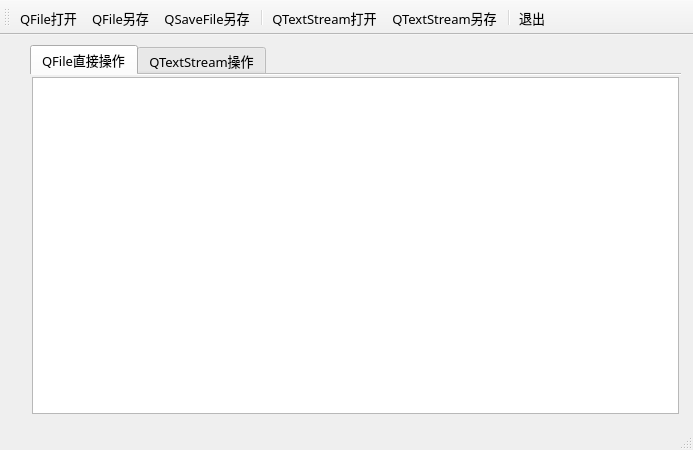
<?xml version="1.0" encoding="UTF-8"?>
<ui version="4.0">
 <class>MainWindow</class>
 <widget class="QMainWindow" name="MainWindow">
  <property name="geometry">
   <rect>
    <x>0</x>
    <y>0</y>
    <width>693</width>
    <height>450</height>
   </rect>
  </property>
  <property name="font">
   <font>
    <family>宋体</family>
    <pointsize>10</pointsize>
   </font>
  </property>
  <property name="windowTitle">
   <string>文本文件读写</string>
  </property>
  <widget class="QWidget" name="centralWidget">
   <widget class="QTabWidget" name="tabWidget">
    <property name="geometry">
     <rect>
      <x>30</x>
      <y>10</y>
      <width>651</width>
      <height>371</height>
     </rect>
    </property>
    <property name="currentIndex">
     <number>0</number>
    </property>
    <property name="documentMode">
     <bool>true</bool>
    </property>
    <widget class="QWidget" name="tab">
     <attribute name="icon">
      <iconset resource="res.qrc">
       <normaloff>:/images/images/29.bmp</normaloff>:/images/images/29.bmp</iconset>
     </attribute>
     <attribute name="title">
      <string>QFile直接操作</string>
     </attribute>
     <layout class="QVBoxLayout" name="verticalLayout">
      <property name="spacing">
       <number>2</number>
      </property>
      <property name="leftMargin">
       <number>2</number>
      </property>
      <property name="topMargin">
       <number>2</number>
      </property>
      <property name="rightMargin">
       <number>2</number>
      </property>
      <property name="bottomMargin">
       <number>2</number>
      </property>
      <item>
       <widget class="QPlainTextEdit" name="textEditDevice">
        <property name="font">
         <font>
          <family>宋体</family>
          <pointsize>11</pointsize>
         </font>
        </property>
       </widget>
      </item>
     </layout>
    </widget>
    <widget class="QWidget" name="tab_2">
     <attribute name="icon">
      <iconset resource="res.qrc">
       <normaloff>:/images/images/133.bmp</normaloff>:/images/images/133.bmp</iconset>
     </attribute>
     <attribute name="title">
      <string>QTextStream操作</string>
     </attribute>
     <layout class="QVBoxLayout" name="verticalLayout_2">
      <property name="spacing">
       <number>2</number>
      </property>
      <property name="leftMargin">
       <number>2</number>
      </property>
      <property name="topMargin">
       <number>2</number>
      </property>
      <property name="rightMargin">
       <number>2</number>
      </property>
      <property name="bottomMargin">
       <number>2</number>
      </property>
      <item>
       <widget class="QPlainTextEdit" name="textEditStream">
        <property name="palette">
         <palette>
          <active>
           <colorrole role="WindowText">
            <brush brushstyle="SolidPattern">
             <color alpha="255">
              <red>0</red>
              <green>0</green>
              <blue>0</blue>
             </color>
            </brush>
           </colorrole>
           <colorrole role="Text">
            <brush brushstyle="SolidPattern">
             <color alpha="255">
              <red>0</red>
              <green>0</green>
              <blue>255</blue>
             </color>
            </brush>
           </colorrole>
           <colorrole role="PlaceholderText">
            <brush brushstyle="NoBrush">
             <color alpha="128">
              <red>0</red>
              <green>0</green>
              <blue>255</blue>
             </color>
            </brush>
           </colorrole>
          </active>
          <inactive>
           <colorrole role="WindowText">
            <brush brushstyle="SolidPattern">
             <color alpha="255">
              <red>0</red>
              <green>0</green>
              <blue>0</blue>
             </color>
            </brush>
           </colorrole>
           <colorrole role="Text">
            <brush brushstyle="SolidPattern">
             <color alpha="255">
              <red>0</red>
              <green>0</green>
              <blue>255</blue>
             </color>
            </brush>
           </colorrole>
           <colorrole role="PlaceholderText">
            <brush brushstyle="NoBrush">
             <color alpha="128">
              <red>0</red>
              <green>0</green>
              <blue>255</blue>
             </color>
            </brush>
           </colorrole>
          </inactive>
          <disabled>
           <colorrole role="WindowText">
            <brush brushstyle="SolidPattern">
             <color alpha="255">
              <red>120</red>
              <green>120</green>
              <blue>120</blue>
             </color>
            </brush>
           </colorrole>
           <colorrole role="Text">
            <brush brushstyle="SolidPattern">
             <color alpha="255">
              <red>120</red>
              <green>120</green>
              <blue>120</blue>
             </color>
            </brush>
           </colorrole>
           <colorrole role="PlaceholderText">
            <brush brushstyle="NoBrush">
             <color alpha="128">
              <red>0</red>
              <green>0</green>
              <blue>255</blue>
             </color>
            </brush>
           </colorrole>
          </disabled>
         </palette>
        </property>
        <property name="font">
         <font>
          <family>宋体</family>
          <pointsize>11</pointsize>
         </font>
        </property>
       </widget>
      </item>
     </layout>
    </widget>
   </widget>
  </widget>
  <widget class="QToolBar" name="mainToolBar">
   <property name="toolButtonStyle">
    <enum>Qt::ToolButtonStyle::ToolButtonTextUnderIcon</enum>
   </property>
   <attribute name="toolBarArea">
    <enum>TopToolBarArea</enum>
   </attribute>
   <attribute name="toolBarBreak">
    <bool>false</bool>
   </attribute>
   <addaction name="actOpen_IODevice"/>
   <addaction name="actSave_IODevice"/>
   <addaction name="actSave_TextSafe"/>
   <addaction name="separator"/>
   <addaction name="actOpen_TextStream"/>
   <addaction name="actSave_TextStream"/>
   <addaction name="separator"/>
   <addaction name="actQuit"/>
  </widget>
  <widget class="QStatusBar" name="statusBar"/>
  <action name="actOpen_IODevice">
   <property name="icon">
    <iconset resource="res.qrc">
     <normaloff>:/images/images/804.bmp</normaloff>:/images/images/804.bmp</iconset>
   </property>
   <property name="text">
    <string>QFile打开</string>
   </property>
   <property name="toolTip">
    <string>用QFile打开文本文件</string>
   </property>
   <property name="statusTip">
    <string>用QFile打开文本文件</string>
   </property>
  </action>
  <action name="actOpen_TextStream">
   <property name="icon">
    <iconset resource="res.qrc">
     <normaloff>:/images/images/122.bmp</normaloff>:/images/images/122.bmp</iconset>
   </property>
   <property name="text">
    <string>QTextStream打开</string>
   </property>
   <property name="toolTip">
    <string>用QTextStream打开文本文件</string>
   </property>
   <property name="statusTip">
    <string>用QTextStream打开文本文件</string>
   </property>
  </action>
  <action name="actQuit">
   <property name="icon">
    <iconset resource="res.qrc">
     <normaloff>:/images/images/132.bmp</normaloff>:/images/images/132.bmp</iconset>
   </property>
   <property name="text">
    <string>退出</string>
   </property>
   <property name="toolTip">
    <string>退出</string>
   </property>
  </action>
  <action name="actSave_IODevice">
   <property name="icon">
    <iconset resource="res.qrc">
     <normaloff>:/images/images/104.bmp</normaloff>:/images/images/104.bmp</iconset>
   </property>
   <property name="text">
    <string>QFile另存</string>
   </property>
   <property name="toolTip">
    <string>用QFile直接另存文件</string>
   </property>
   <property name="statusTip">
    <string>用QFile直接另存文件</string>
   </property>
  </action>
  <action name="actSave_TextStream">
   <property name="icon">
    <iconset resource="res.qrc">
     <normaloff>:/images/images/floppy.bmp</normaloff>:/images/images/floppy.bmp</iconset>
   </property>
   <property name="text">
    <string>QTextStream另存</string>
   </property>
   <property name="toolTip">
    <string>用QTextStream另存文件</string>
   </property>
   <property name="statusTip">
    <string>用QTextStream另存文件</string>
   </property>
  </action>
  <action name="actSave_TextSafe">
   <property name="icon">
    <iconset resource="res.qrc">
     <normaloff>:/images/images/066.GIF</normaloff>:/images/images/066.GIF</iconset>
   </property>
   <property name="text">
    <string>QSaveFile另存</string>
   </property>
   <property name="toolTip">
    <string>用QSaveFile另存文件</string>
   </property>
   <property name="statusTip">
    <string>用QSaveFile另存文件</string>
   </property>
  </action>
 </widget>
 <layoutdefault spacing="6" margin="11"/>
 <resources>
  <include location="res.qrc"/>
 </resources>
 <connections>
  <connection>
   <sender>actQuit</sender>
   <signal>triggered()</signal>
   <receiver>MainWindow</receiver>
   <slot>close()</slot>
   <hints>
    <hint type="sourcelabel">
     <x>-1</x>
     <y>-1</y>
    </hint>
    <hint type="destinationlabel">
     <x>364</x>
     <y>265</y>
    </hint>
   </hints>
  </connection>
 </connections>
</ui>
